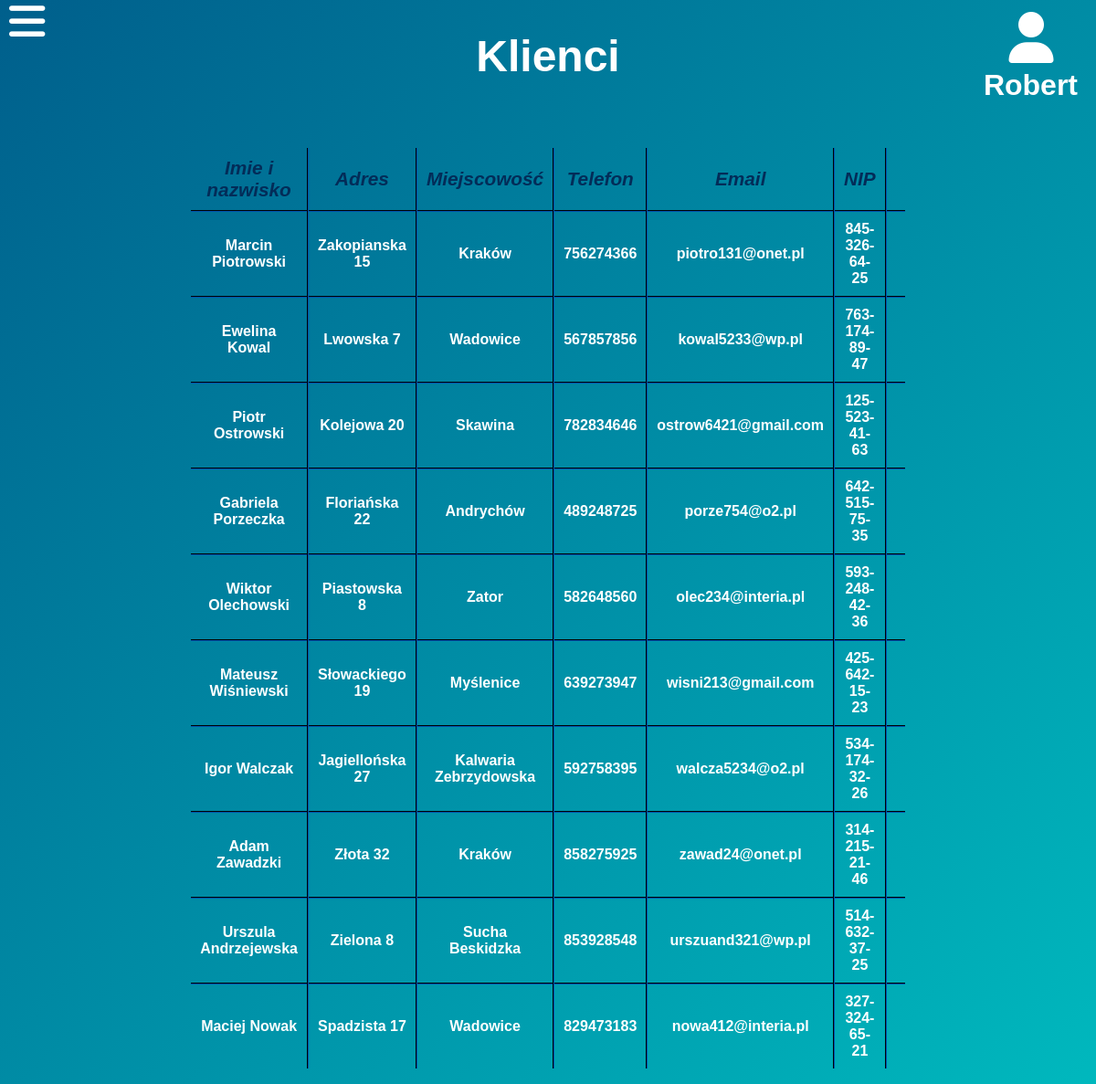
Screenshot of /klienci.php (signed in) with the database file from the repository.
### tables this page shows
CREATE TABLE `klienci` (
  `id` int(2) NOT NULL,
  `nip` varchar(13) NOT NULL,
  `nazwa` varchar(20) NOT NULL,
  `adres` varchar(15) NOT NULL,
  `miejscowosc` varchar(25) NOT NULL,
  `telefon` int(9) NOT NULL,
  `email` varchar(20) NOT NULL
);

### klienci.php (the view, shortened to what this page needs)
<?php
$host = "localhost";
$name = "root";
$pass = "";
$dbname = "projekt";
$conn = mysqli_connect($host, $name, $pass, $dbname);
?>
<!DOCTYPE html>
<html lang="pl">
<head>
    <link rel="stylesheet" href="CSS/style-menu.css">
    <link rel="stylesheet" href="CSS/style-strona.css">
</head>
<body class="menu-preload">
    <div id='main'>
        <div id="heading-user">
            <div id="heading">
                <h1>Klienci</h1>
            </div>
            <div id='logged-user'>
                <span id="logged-user-icon"><i class="fas fa-user" onClick="managePopupWindow()"></i></span><?php echo "<p>".$_SESSION['imie']."</p>";?>
            </div>
        </div>
        <div class='content'>
            <table class='dane-tabele'>
                <tr>
                    <th>Imie i nazwisko</th>
                    <th>Adres</th>
                    <th>Miejscowość</th>
                    <th>Telefon</th>
                    <th>Email</th>
                    <th>NIP</th>
                    <th></th>
                </tr>
            <?php
                if(mysqli_connect_errno()) echo "Problemy techniczne, proszę spróbować później.";
                else{
                    $kwerenda = "SELECT * FROM klienci";
                    if($wynik=mysqli_query($conn, $kwerenda)){
                    while($row=mysqli_fetch_array($wynik)){
                        echo '<tr><td>'.$row['nazwa'].'</td><td>'.$row['adres'].'</td><td>'.$row['miejscowosc'].'</td><td>'.$row['telefon'].'</td><td>'.$row['email'].'</td><td>'.$row['nip'];
                    }
                }
                }
            ?>
            </table>
        </div>
        <div>
            <label for="menu-checkbox" id="menu-checkbox2">
                <i class="fas fa-bars"></i>
            </label>
        </div>
    </div>
</body>
</html>

### CSS/style-menu.css (style rules this page uses)
#menu-checkbox2 { position: fixed; font-size: 45px; left: 10px; top: -1px; z-index: 1; }
#menu-checkbox:not(:checked) ~ #menu-checkbox2 i { transition: 0.5s ease; }

### CSS/style-strona.css (style rules this page uses)
:root { --section-gradient-1: #005f8c ; --section-gradient-2: #00b9be ; --sidebar-bg-clr: #002b59; }
* { margin: 0; padding: 0; color: white; font-family: 'Rubik', sans-serif; font-weight: 600; }
html, body { min-height: 100%; margin: 5px; background: linear-gradient(to bottom right, var(--section-gradient-1), var(--section-gradient-2)); background-attachment: fixed; background-repeat: no-repeat; }
#heading-user { display: grid; grid-template-columns: 1fr 2fr 1fr; margin-bottom: 50px; }
#heading { font-size: 1.5rem; grid-column-start: 2; justify-self: center; align-self: center; }
#logged-user { justify-self: end; align-self: center; font-size: 2rem; }
#logged-user-icon { padding-left: 27.5px; font-size: 3.5rem; }
#logged-user p { padding-right: 10px; color: inherit; }
.content { display: grid; grid-template-columns: 1fr 2fr 1fr; }
.dane-tabele { grid-column-start: 2; justify-self: stretch; align-self: center; border-collapse: collapse; }
.dane-tabele td,th { padding: 10px; text-align: center; }
.dane-tabele tr:not(:last-child) { border-bottom: 2px #002b59 groove; }
.dane-tabele th { font-style: italic; font-size: 1.3rem; color: #032c58; }
.dane-tabele td, .dane-tabele th:not(:last-child) { border-right: 2px #002b59 groove; }
.dane-uzytkownicy td,th { padding: 10px; text-align: center; }

### rows the page displays
klienci: nazwa "Marcin Piotrowski", adres "Zakopianska 15", miejscowosc "Kraków", telefon "756274366", email "piotro131@onet.pl", nip "845-326-64-25"
klienci: nazwa "Ewelina Kowal", adres "Lwowska 7", miejscowosc "Wadowice", telefon "567857856", email "kowal5233@wp.pl", nip "763-174-89-47"
klienci: nazwa "Piotr Ostrowski", adres "Kolejowa 20", miejscowosc "Skawina", telefon "782834646", email "ostrow6421@gmail.com", nip "125-523-41-63"
klienci: nazwa "Gabriela Porzeczka", adres "Floriańska 22", miejscowosc "Andrychów", telefon "489248725", email "porze754@o2.pl", nip "642-515-75-35"
klienci: nazwa "Wiktor Olechowski", adres "Piastowska 8", miejscowosc "Zator", telefon "582648560", email "olec234@interia.pl", nip "593-248-42-36"
klienci: nazwa "Mateusz Wiśniewski", adres "Słowackiego 19", miejscowosc "Myślenice", telefon "639273947", email "wisni213@gmail.com", nip "425-642-15-23"
klienci: nazwa "Igor Walczak", adres "Jagiellońska 27", miejscowosc "Kalwaria Zebrzydowska", telefon "592758395", email "walcza5234@o2.pl", nip "534-174-32-26"
klienci: nazwa "Adam Zawadzki", adres "Złota 32", miejscowosc "Kraków", telefon "858275925", email "zawad24@onet.pl", nip "314-215-21-46"
klienci: nazwa "Urszula Andrzejewska", adres "Zielona 8", miejscowosc "Sucha Beskidzka", telefon "853928548", email "urszuand321@wp.pl", nip "514-632-37-25"
klienci: nazwa "Maciej Nowak", adres "Spadzista 17", miejscowosc "Wadowice", telefon "829473183", email "nowa412@interia.pl", nip "327-324-65-21"

### other values shown
$_SESSION['imie'] "Robert"
